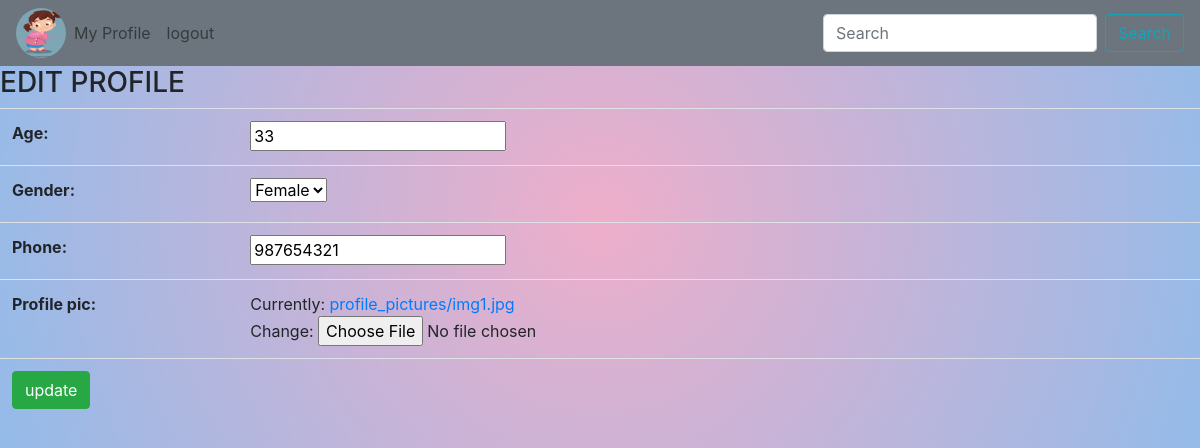
Page /usr/ep/2 (signed in) on the earlier database version.
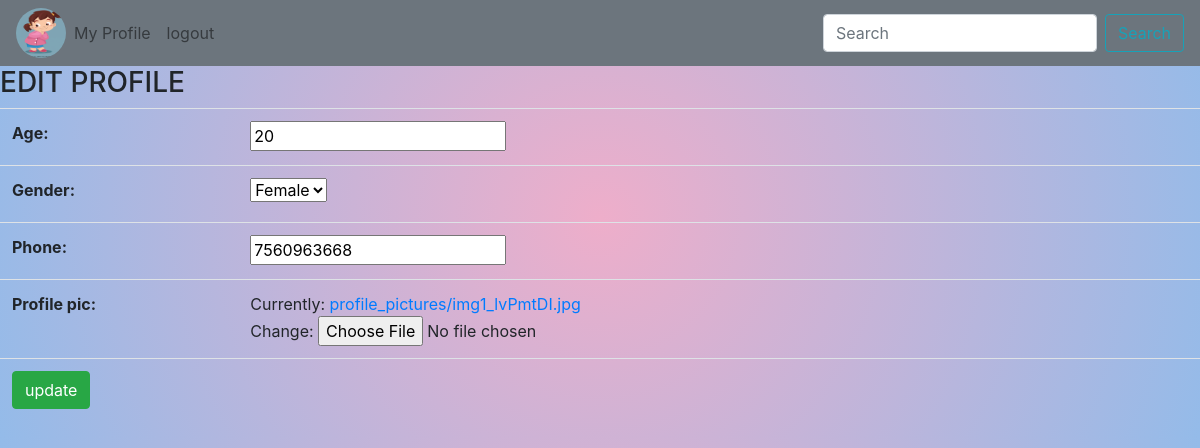
Same page on the later database version.
### account/models.py (models this page shows)
class UserProfile(models.Model):
    age=models.IntegerField()
    options=(
        ('Male','Male'),
        ('Female','Female'),
        ('Others','Others'),
    )
    gender=models.CharField(max_length=100,choices=options,default="Male")
    phone=models.IntegerField()
    profile_pic=models.ImageField(upload_to="profile_pictures")
    user=models.OneToOneField(User,on_delete=models.CASCADE,related_name="p_user")

### user/views.py (the view, shortened to what this page needs)
# urls.py: path('ep/<int:pk>',EditPro.as_view(),name="ep"),
class EditPro(UpdateView):
    form_class=ProfileForm
    model=UserProfile
    success_url=reverse_lazy("pro")
    template_name="editpro.html"
    pk_url_kwarg="pk"

### user/forms.py
class ProfileForm(forms.ModelForm):
    class Meta:
        model=UserProfile
        exclude=['user']

### user/templates/editpro.html (shortened to what this page needs)
{% extends 'navbar.html' %}
{% block nav %}
{% load static %}
<link rel="stylesheet" href="{% static 'css/style.css' %}">
<h3>EDIT PROFILE</h3>
<form action="" method="post" enctype="multipart/form-data">
    <table class="table">
        {{form.as_table}}
        <tr><td colspan="2"><button class="btn btn-success">update</button>
        </td></tr>
    </table>
</form>
{% endblock nav %}

### user/templates/navbar.html (shortened to what this page needs)
<!doctype html>
<html lang="en">
  <head>
    <link rel="stylesheet" href="https://stackpath.bootstrapcdn.com/bootstrap/4.3.1/css/bootstrap.min.css">
  </head>
  <body>
    <nav class="navbar navbar-expand-lg navbar-light bg-secondary">
        {% if request.user.p_user %}
        <a href="{%url 'uhome'%}"><img src="{{request.user.p_user.profile_pic.url}}" height="50px" width="50px" class="rounded-circle" alt=""></a>
        {%endif%}
        <div class="collapse navbar-collapse" id="navbarSupportedContent">
          <ul class="navbar-nav mr-auto">
            <li class="nav-item">
              <a class="nav-link" href="{% url 'pro' %}">My Profile</a>
            </li>
            <li class="nav-item">
              <a class="nav-link" href="{% url 'logout' %}">logout</a>
            </li>
          </ul>
          <form class="form-inline my-2 my-lg-0">
            <input class="form-control mr-sm-2" type="search" placeholder="Search" aria-label="Search">
            <button class="btn btn-outline-info my-2 my-sm-0" type="submit">Search</button>
          </form>
        </div>
      </nav>
      {% block nav %}
      {% endblock nav %}
  </body>
</html>

### user/static/css/style.css (style rules this page uses)
body { background: rgb(238,174,202); background: radial-gradient(circle, rgba(238,174,202,1) 0%, rgba(148,187,233,1) 100%); }

Differences in the rows shown:
changed UserProfile "Female": age "33" → "20"; phone "987654321" → "7560963668"
Other differences:
text no longer shown: "Age: Gender: Phone: Profile pic: Currently: profile_pictures/img1.jpg Change:"
text now shown: "Age: Gender: Phone: Profile pic: Currently: profile_pictures/img1_lvPmtDI.jpg Change:"
